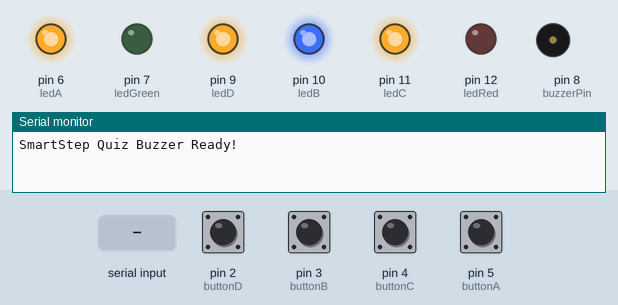
Recording of a sketch running on a simulated Arduino Uno, built with avr-gcc and run on an emulated ATmega328P. On the bench: output pins drawn as LEDs (lit = HIGH), buzzer (waves = sounding), the last lines printed to the serial monitor. Dashed ring = blinking. The inputs (shaded band) are chosen by the test bench; at power-on: pin 2 (buttonD), pin 3 (buttonB), pin 4 (buttonC), pin 5 (buttonA) HIGH.

Above: at 2.9 s.
3.0 s: pin 2 (buttonD) pulled LOW for 0.15 s
At 4.4 s:
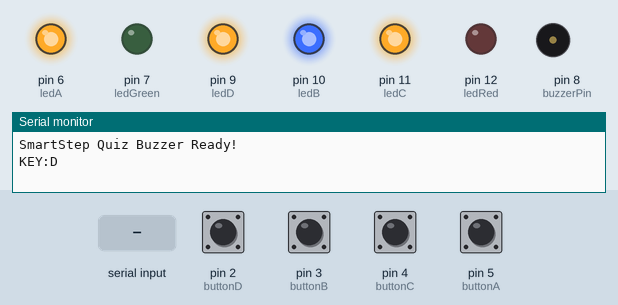
6.0 s: "CORRECT\n" received over Serial
At 6.23 s:
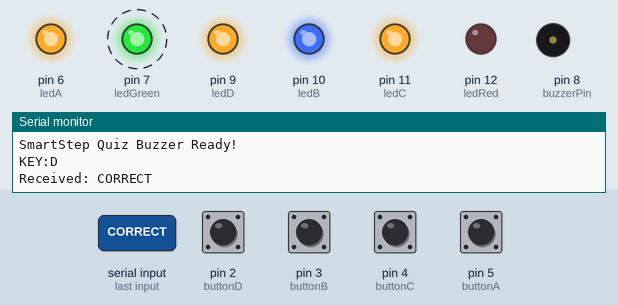
9.0 s: pin 3 (buttonB) pulled LOW for 1 s
At 9.53 s:
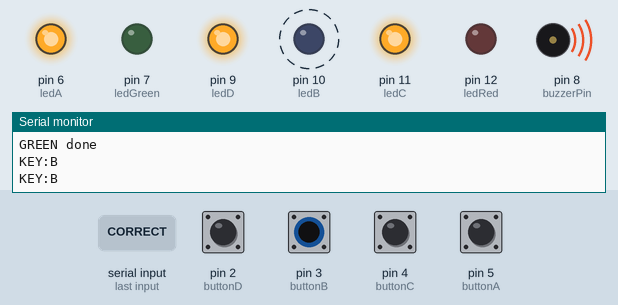
12.0 s: pin 4 (buttonC) pulled LOW for 0.15 s
At 13.7 s:
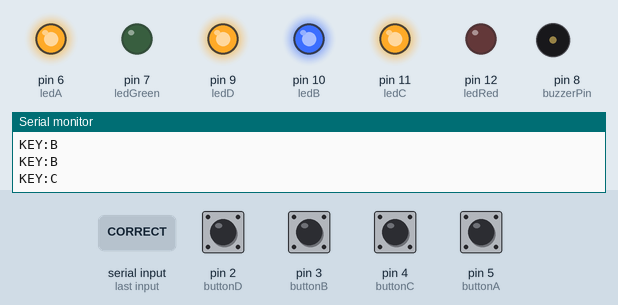
15.0 s: pin 5 (buttonA) pulled LOW for 0.15 s
At 16.0 s:
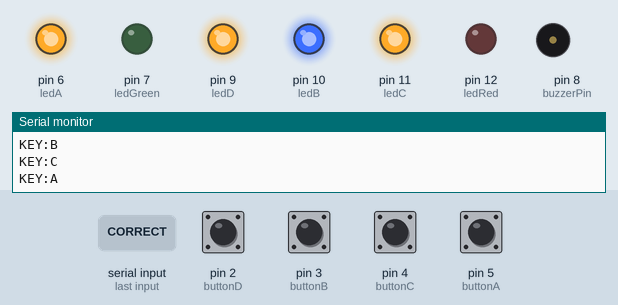
18.0 s: "WRONG\n" received over Serial
At 18.25 s:
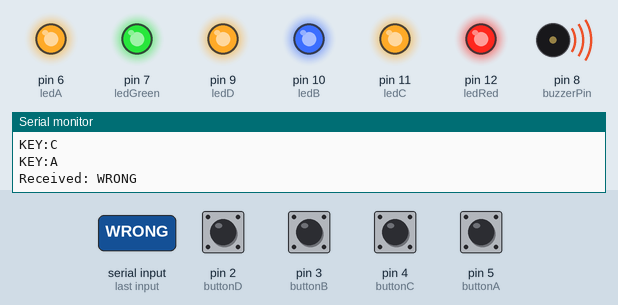
Timing chart, 0 to 21.0 s (numbered marks = the images above; inputs shaded):
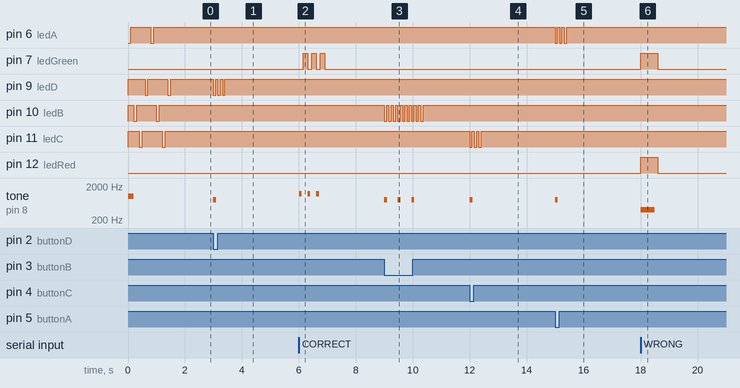

Measured:
- after the input at 3.0 s, pin 9 (ledD): alternates HIGH for 0.08 s and LOW for 0.08 s, 6 changes in all, then stays HIGH, starting at once; tone on pin 8 (buzzerPin): silent → 800 Hz at once, → silent 0.10 s later
- after the input at 6.0 s, pin 7 (ledGreen): alternates HIGH for 0.15 s and LOW for 0.15 s, 6 changes in all, then stays LOW, starting after 0.16 s; tone on pin 8 (buzzerPin): alternates 1200 Hz for 0.10 s and silent for 0.20 s, 6 changes in all, then stays silent, starting at once
- after the input at 9.0 s, pin 10 (ledB): alternates HIGH for 0.08 s and LOW for 0.08 s, 18 changes in all, then stays HIGH, starting at once; tone on pin 8 (buzzerPin): alternates 800 Hz for 0.10 s and silent for 0.38 s, 6 changes in all, then stays silent, starting at once
- after the input at 12.0 s, pin 11 (ledC): alternates HIGH for 0.08 s and LOW for 0.08 s, 6 changes in all, then stays HIGH, starting at once; tone on pin 8 (buzzerPin): silent → 800 Hz at once, → silent 0.10 s later
- after the input at 15.0 s, pin 6 (ledA): alternates HIGH for 0.08 s and LOW for 0.08 s, 6 changes in all, then stays HIGH, starting at once; tone on pin 8 (buzzerPin): silent → 800 Hz at once, → silent 0.10 s later
- after the input at 18.0 s, pin 7 (ledGreen), pin 12 (ledRed): LOW → HIGH at once, → LOW 0.60 s later; tone on pin 8 (buzzerPin): silent → 400 Hz at once, → silent 0.50 s later

The sketch:

quiz_buzzer.ino
```cpp
const int buttonA = 5;
const int buttonB = 3;
const int buttonC = 4;
const int buttonD = 2;

const int ledA = 6;
const int ledB = 10;
const int ledC = 11;
const int ledD = 9;

const int buzzerPin = 8;
const int ledGreen = 7;
const int ledRed = 12;

unsigned long lastDebounceTime = 0;
const unsigned long debounceDelay = 300;

void sendAnswer(char button);
void flashGreen();
void flashRed();

void setup() {
  Serial.begin(9600);

  pinMode(ledGreen, OUTPUT);
  pinMode(ledRed, OUTPUT);
  digitalWrite(ledGreen, LOW);
  digitalWrite(ledRed, LOW);

  pinMode(buttonA, INPUT_PULLUP);
  pinMode(buttonB, INPUT_PULLUP);
  pinMode(buttonC, INPUT_PULLUP);
  pinMode(buttonD, INPUT_PULLUP);

  pinMode(ledA, OUTPUT);
  pinMode(ledB, OUTPUT);
  pinMode(ledC, OUTPUT);
  pinMode(ledD, OUTPUT);

  pinMode(buzzerPin, OUTPUT);

  digitalWrite(ledA, HIGH);
  digitalWrite(ledB, HIGH);
  digitalWrite(ledC, HIGH);
  digitalWrite(ledD, HIGH);

  tone(buzzerPin, 1000, 200);

  for (int i = 0; i < 2; i++) {
    digitalWrite(ledA, LOW); delay(100);
    digitalWrite(ledA, HIGH); delay(100);
    digitalWrite(ledB, LOW); delay(100);
    digitalWrite(ledB, HIGH); delay(100);
    digitalWrite(ledC, LOW); delay(100);
    digitalWrite(ledC, HIGH); delay(100);
    digitalWrite(ledD, LOW); delay(100);
    digitalWrite(ledD, HIGH); delay(100);
  }

  Serial.println("SmartStep Quiz Buzzer Ready!");

  delay(100);
  while(Serial.available() > 0) {
    Serial.read();
  }

  digitalWrite(ledGreen, LOW);
  digitalWrite(ledRed, LOW);
}

void loop() {
  digitalWrite(ledGreen, LOW);
  digitalWrite(ledRed, LOW);

  unsigned long currentTime = millis();

  if ((currentTime - lastDebounceTime) > debounceDelay) {
    if (digitalRead(buttonA) == LOW) {
      sendAnswer('A');
      lastDebounceTime = currentTime;
    }
    else if (digitalRead(buttonB) == LOW) {
      sendAnswer('B');
      lastDebounceTime = currentTime;
    }
    else if (digitalRead(buttonC) == LOW) {
      sendAnswer('C');
      lastDebounceTime = currentTime;
    }
    else if (digitalRead(buttonD) == LOW) {
      sendAnswer('D');
      lastDebounceTime = currentTime;
    }
  }

  if (Serial.available() > 0) {
    String feedback = Serial.readStringUntil('\n');
    feedback.trim();

    if (feedback.length() > 0) {
      Serial.print("Received: ");
      Serial.println(feedback);

      if (feedback == "CORRECT") {
        flashGreen();
      } else if (feedback == "WRONG") {
        flashRed();
      }

      while(Serial.available() > 0) {
        Serial.read();
      }
    }
  }
}

void sendAnswer(char button) {
  tone(buzzerPin, 800, 100);

  Serial.print("KEY:");
  Serial.println(button);

  int buttonLED = -1;
  switch(button) {
    case 'A': buttonLED = ledA; break;
    case 'B': buttonLED = ledB; break;
    case 'C': buttonLED = ledC; break;
    case 'D': buttonLED = ledD; break;
  }

  if (buttonLED != -1) {
    for (int i = 0; i < 3; i++) {
      digitalWrite(buttonLED, LOW);
      delay(80);
      digitalWrite(buttonLED, HIGH);
      delay(80);
    }
  }
}

void flashGreen() {
  digitalWrite(ledRed, LOW);

  for (int i = 0; i < 3; i++) {
    digitalWrite(ledGreen, LOW);
    tone(buzzerPin, 1200, 100);
    delay(150);
    digitalWrite(ledGreen, HIGH);
    delay(150);
  }

  digitalWrite(ledGreen, LOW);
  Serial.println("GREEN done");
}

void flashRed() {
  digitalWrite(ledGreen, HIGH);

  digitalWrite(ledRed, HIGH);
  tone(buzzerPin, 400, 500);
  delay(600);
  digitalWrite(ledRed, LOW);

  Serial.println("RED done");
}
```
